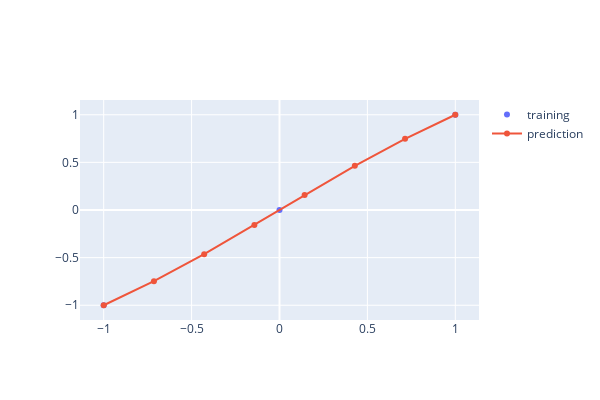
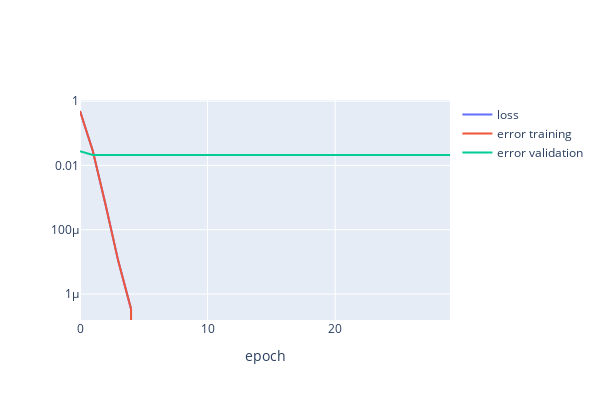
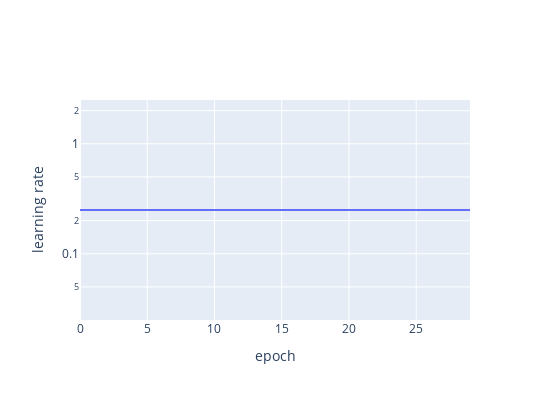

The cell these charts' notebook holds for them, in order:
### Code cell
dnn_lr = keras.models.Sequential()
dnn_lr.add(keras.layers.InputLayer(input_shape=1))
dnn_lr.add(keras.layers.Dense(8, activation='tanh'))
dnn_lr.add(keras.layers.Dense(1, activation="linear"))

dnn_lr.compile(loss='mse', optimizer=optimr, metrics=['mse','mae'])

x_t = [-1, 0, 1]
y_t = [-1, 0, 1]

x_t = np.array(x_t, dtype = np.float32)
y_t = np.array(y_t, dtype = np.float32)

x_v = np.linspace(-1.,1.,4)
y_v = x_v

n_epochs = 30
metric_lr = np.zeros((n_epochs,))
initial_learning_rate = 0.1
final_learning_rate = 1

learning_rate = 0.25
lr_callback = keras.callbacks.LearningRateScheduler(lr_constant)
# lr_callback = keras.callbacks.LearningRateScheduler(lr_exponential_decay)

history = dnn_lr.fit(x_t, y_t,           
                  validation_data=(x_v,y_v),         
                  epochs=n_epochs,
                  batch_size=int(x_t.size),
                  callbacks = [lr_callback,print_dots()], 
                  verbose = 0)

fig = go.Figure()
fig.add_trace(go.Scatter(x=x_t, y=y_t, mode='markers', name='training'))
x_p = np.linspace(-1,1,8)
fig.add_trace(go.Scatter(x=x_p,                         
                         y=np.array(dnn_lr.predict(x_p) ).reshape((x_p.size,)),
                         name='prediction'))
fig.update_layout(height=400, width=600)
fig.show()

fig = go.Figure()
plot_history(fig, history)
fig.show()

fig = go.Figure()
fig.add_trace(go.Scatter(y=metric_lr))
fig.update_layout(height=400, width=550, yaxis_type='log', 
                  xaxis_title='epoch', yaxis_title='learning rate')
fig.show()

### Figure 1 — Plotly figure (JSON) as saved in the notebook; plotly's stock layout.template omitted (floating-point values rounded to 4 significant figures)
{"data": [{"mode": "markers", "name": "training", "type": "scatter", "x": [-1, 0, 1], "y": [-1, 0, 1]}, {"name": "prediction", "type": "scatter", "x": [-1, -0.7143, -0.4286, -0.1429, 0.1429, 0.4286, 0.7143, 1], "y": [-1, -0.7477, -0.4636, -0.1572, 0.1572, 0.4636, 0.7477, 1]}], "layout": {"height": 400, "width": 600}}

### Figure 2 — Plotly figure (JSON) as saved in the notebook; plotly's stock layout.template omitted (floating-point values rounded to 4 significant figures)
{"data": [{"name": "loss", "type": "scatter", "y": [0.4933, 0.02877, 0.0006048, 1.051e-05, 3.407e-07, 0, 0, 0, 0, 0, 0, 0, 0, 0, 0, 0, 0, 0, 0, 0, 0, 0, 0, 0, 0, 0, 0, 0, 0, 0]}, {"name": "error training", "type": "scatter", "y": [0.4933, 0.02877, 0.0006048, 1.051e-05, 3.407e-07, 0, 0, 0, 0, 0, 0, 0, 0, 0, 0, 0, 0, 0, 0, 0, 0, 0, 0, 0, 0, 0, 0, 0, 0, 0]}, {"name": "error validation", "type": "scatter", "y": [0.02759, 0.02099, 0.02118, 0.02118, 0.02118, 0.02118, 0.02118, 0.02118, 0.02118, 0.02118, 0.02118, 0.02118, 0.02118, 0.02118, 0.02118, 0.02118, 0.02118, 0.02118, 0.02118, 0.02118, 0.02118, 0.02118, 0.02118, 0.02118, 0.02118, 0.02118, 0.02118, 0.02118, 0.02118, 0.02118]}], "layout": {"height": 400, "width": 600, "xaxis": {"title": {"text": "epoch"}}, "yaxis": {"type": "log"}}}

### Figure 3 — Plotly figure (JSON) as saved in the notebook; plotly's stock layout.template omitted (floating-point values rounded to 4 significant figures)
{"data": [{"type": "scatter", "y": [0.25, 0.25, 0.25, 0.25, 0.25, 0.25, 0.25, 0.25, 0.25, 0.25, 0.25, 0.25, 0.25, 0.25, 0.25, 0.25, 0.25, 0.25, 0.25, 0.25, 0.25, 0.25, 0.25, 0.25, 0.25, 0.25, 0.25, 0.25, 0.25, 0.25]}], "layout": {"height": 400, "width": 550, "xaxis": {"title": {"text": "epoch"}}, "yaxis": {"title": {"text": "learning rate"}, "type": "log"}}}
